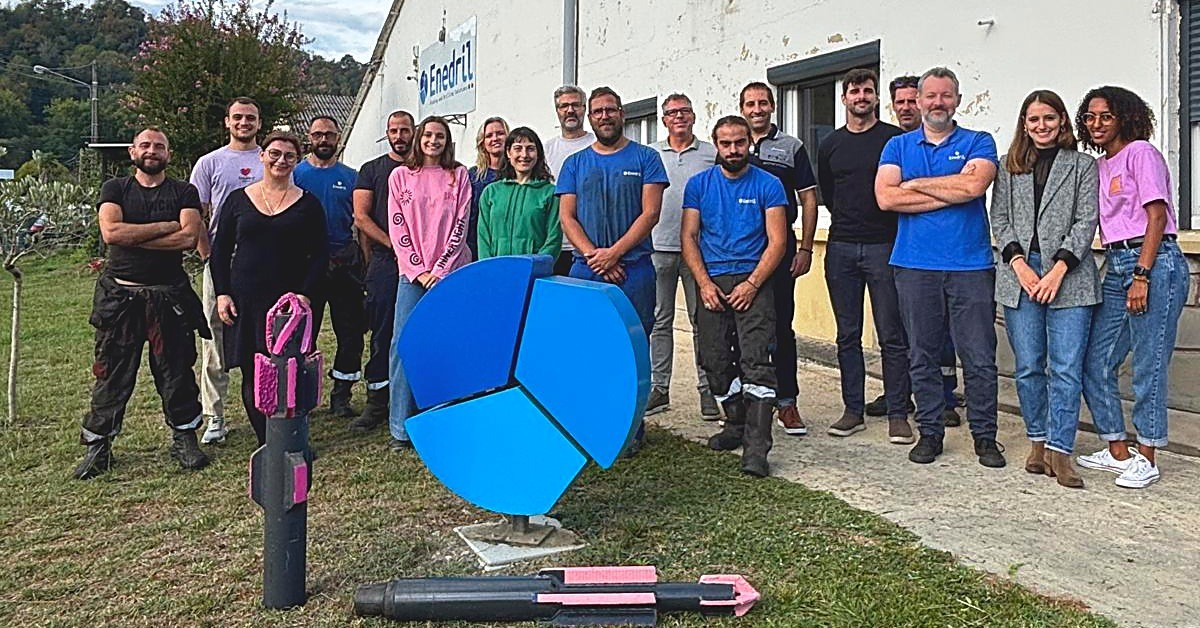
#> input picture voeux_2027/photos/equipe.jpg, 1200 x 628 px, given in place of c-1.png, which was not available
$ python reconstruire_tout.py out.png
#> lines starting #> are read from the running program, lines starting #| are printed output that depends on the picture
"""Reconstruit tous les livrables de la carte de voeux (FR) : PDF d'impression, version globale, recto/verso séparés, visuel seul, PPTX, zip.
Usage : python3 reconstruire_tout.py <dossier_de_sortie>     (nécessite node + playwright, pdftoppm, pypdf, reportlab, python-pptx)"""
import os, shutil, subprocess, sys, zipfile
from PIL import Image
from pypdf import PdfReader, PdfWriter
from pypdf.generic import RectangleObject
OUT = os.path.abspath(sys.argv[1]); HERE = os.path.dirname(os.path.abspath(__file__)); os.chdir(HERE)
m_pt = 3 / 25.4 * 72; m_px = round(3 / 25.4 * 300)
R = OUT + '/Carte_postale_voeux_2027_FR'; shutil.rmtree(R, ignore_errors=True)
D = {k: f'{R}/{v}' for k, v in dict(imp='1_IMPRESSION', glob='2_VERSION_GLOBALE', rv='2b_RECTO_VERSO_SEPARES', vs='3_VISUEL_SEUL', ppt='4_PPTX_calques', src='5_SOURCES_images', pol='polices').items()}
for d in D.values(): os.makedirs(d)
subprocess.run(['node', 'rendre.cjs'], check=True); subprocess.run(['node', 'rendre_visuel_seul.cjs'], check=True)
#> (this line was passed over: subprocess is not available in this run)
#> (this line was passed over: subprocess is not available in this run)
SRC = 'carte_F_jour_FR_fond_perdu.pdf'
subprocess.run(['python3', 'reperes_coupe.py', SRC, D['imp'] + '/Carte_postale_voeux_2027_FR_IMPRESSION_fond_perdu_reperes.pdf', 'Carte postale voeux Enedril 2027 FR - impression (fond perdu 3 mm, reperes de coupe)'], check=True)
#> (this line was passed over: subprocess is not available in this run)
shutil.copy(SRC, D['imp'] + '/Carte_postale_voeux_2027_FR_fond_perdu_3mm_sans_reperes.pdf')
def trim(src, i=None):
    rd = PdfReader(src); w = PdfWriter()
    for k, p in enumerate(rd.pages):
        if i is not None and k != i: continue
        W, H = float(p.mediabox.width), float(p.mediabox.height); box = RectangleObject([m_pt, m_pt, W - m_pt, H - m_pt])
        p.mediabox = p.cropbox = p.trimbox = p.bleedbox = box; w.add_page(p)
    return w
trim(SRC).write(D['glob'] + '/Carte_postale_voeux_2027_FR_version_globale_A6.pdf')
#> (the call stopped at in trim, `rd = PdfReader(src); w = PdfWriter()`: pypdf is not available in this run)
tmp = OUT + '/_tmp'; os.makedirs(tmp, exist_ok=True)
subprocess.run(['pdftoppm', '-r', '300', '-png', SRC, tmp + '/c'], check=True); subprocess.run(['pdftoppm', '-r', '300', '-png', 'visuel_seul_fond_perdu.pdf', tmp + '/v'], check=True)
#> (this line was passed over: subprocess is not available in this run)
#> (this line was passed over: subprocess is not available in this run)
ims = []
for i, side in ((1, 'recto'), (2, 'verso')):
    im = Image.open(f'{tmp}/c-{i}.png').convert('RGB'); fp = im.copy(); a, b = im.size; im = im.crop((m_px, m_px, a - m_px, b - m_px)); ims.append(im)
#> further down, im is the input picture: PIL image 1200x628 RGB; mean R, G, B 108.5, 114.6, 117.8
#> after `a, b = im.size`: a = 1200; b = 628
#> after `im = im.crop((m_px, m_px, a - m_px, b - m_px))`:
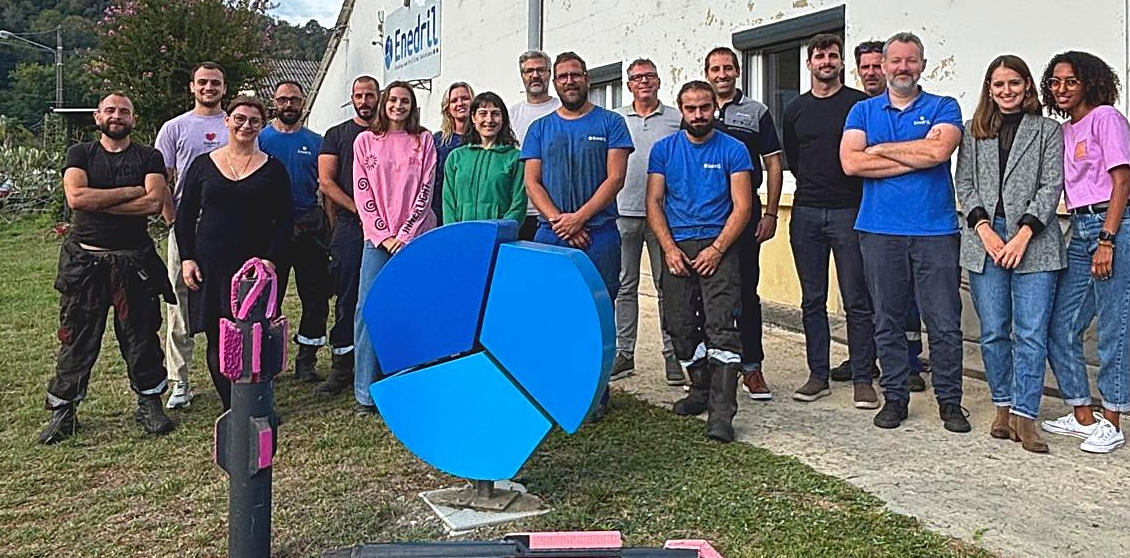
#> im: PIL image 1130x558 RGB; mean R, G, B 102.4, 109.5, 116
    im.save(f'{D["glob"]}/Carte_postale_voeux_2027_FR_{side}_A6_300dpi.png'); im.save(f'{D["rv"]}/Carte_voeux_2027_FR_{side}.png')
    fp.save(f'{D["rv"]}/Carte_voeux_2027_FR_{side}_fond_perdu.png')
    trim(SRC, i - 1).write(f'{D["rv"]}/Carte_voeux_2027_FR_{side}.pdf')
#> (the call stopped at in trim, `rd = PdfReader(src); w = PdfWriter()`: pypdf is not available in this run)
#> (the run stopped early here; a loop or call above may not have finished)

$ run again, on voeux_2027/photos/equipe_carre.jpg
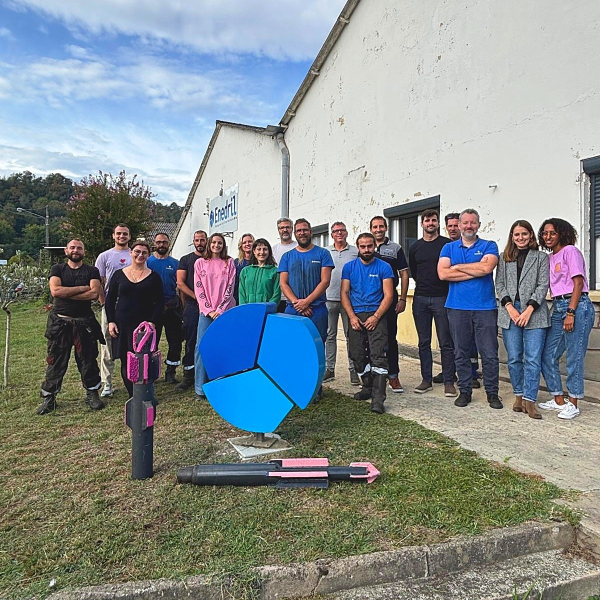
#> input picture voeux_2027/photos/equipe_carre.jpg, 1200 x 1200 px, given in place of c-1.png, which was not available (shown at 1/2 size)
#> im is the input picture: PIL image 1200x1200 RGB; mean R, G, B 133.4, 141, 141.9
#> `im = im.crop((m_px, m_px, a - m_px, b - m_px))`:
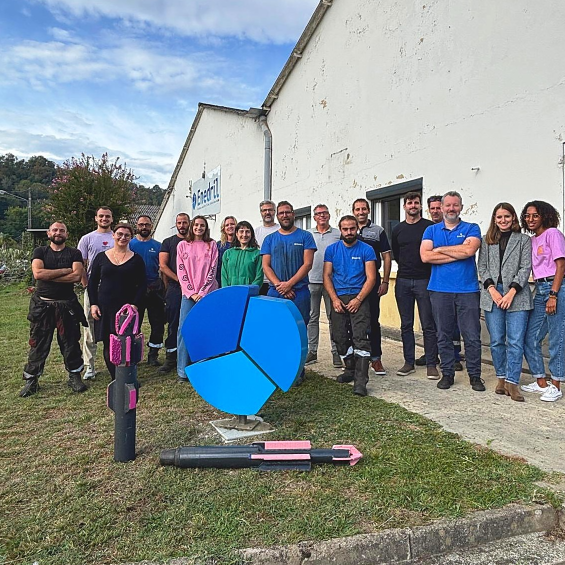
#> im: PIL image 1130x1130 RGB (shown at 1/2 size); mean R, G, B 131.5, 139.4, 141

$ run again, on voeux_2027/photos/flamme.jpg
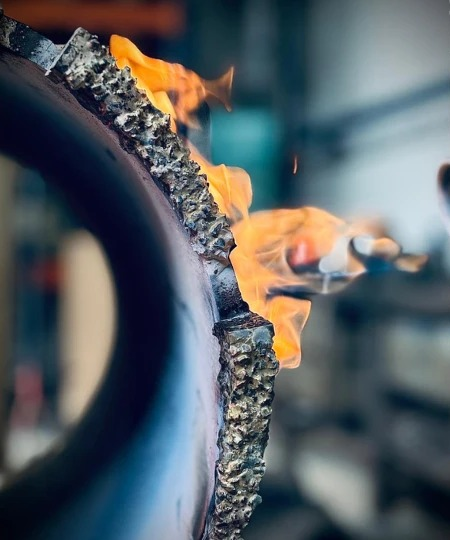
#> input picture voeux_2027/photos/flamme.jpg, 450 x 540 px, given in place of c-1.png, which was not available
#> im is the input picture: PIL image 450x540 RGB; mean R, G, B 87.1, 95, 99.6
#> `im = im.crop((m_px, m_px, a - m_px, b - m_px))`:
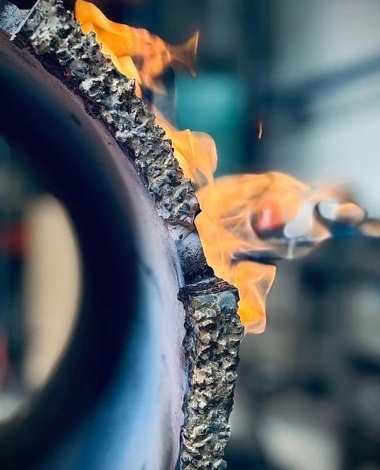
#> im: PIL image 380x470 RGB; mean R, G, B 93.3, 100.8, 104.4
